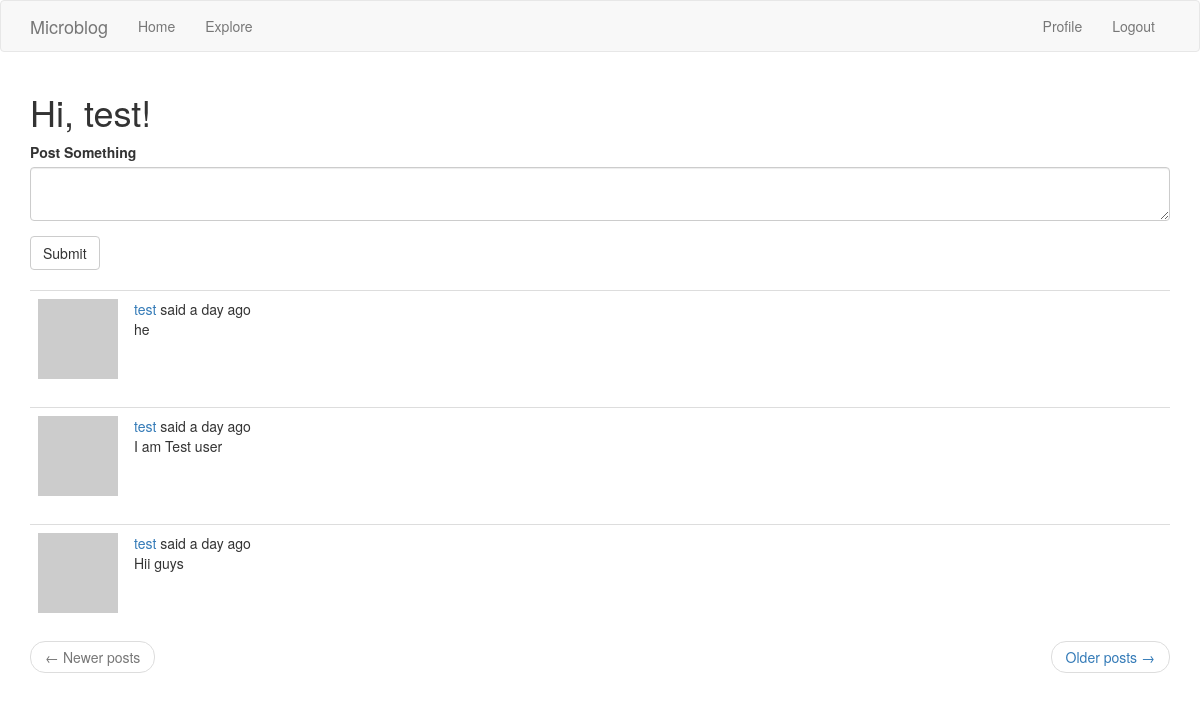
The page /index (signed in) on the database as committed earlier.
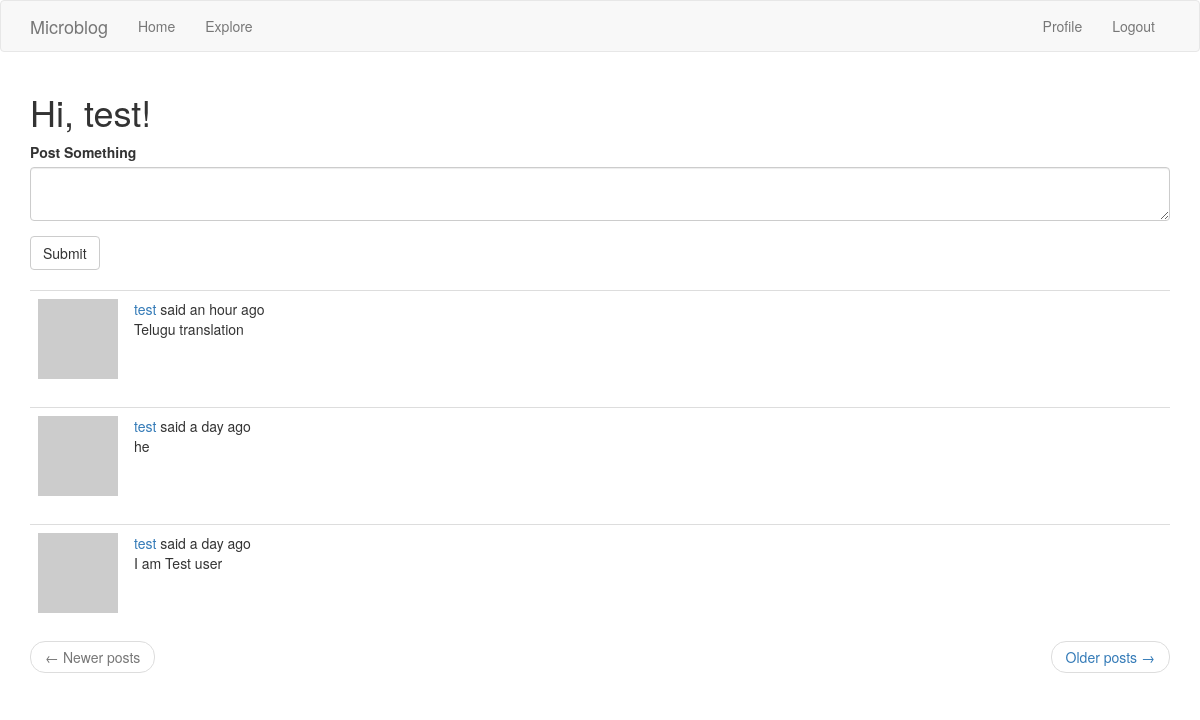
The same page on the database as committed later.
### app/models.py (models this page shows, shortened)
class User(UserMixin, db.Model):
    id              = db.Column(db.Integer, primary_key=True)
    username        = db.Column(db.String(64), index=True, unique=True)
    email           = db.Column(db.String(120), index=True, unique=True)
    password_hash   = db.Column(db.String(128))
    posts           = db.relationship('Post',backref='author',lazy='dynamic')
    about_me        = db.Column(db.String(140))
    last_seen       = db.Column(db.DateTime, default=datetime.utcnow())
    followed        = db.relationship(
        'User', secondary=followers,
        primaryjoin=(followers.c.follower_id == id),
        secondaryjoin=(followers.c.followed_id == id),
        backref=db.backref('followers', lazy='dynamic'), lazy='dynamic')
    def followed_posts(self):
        followed = Post.query.join(
            followers, (followers.c.followed_id == Post.user_id)).filter(
                followers.c.follower_id == self.id)     #followed user posts
        own = Post.query.filter_by(user_id=self.id)     #self posts
        return followed.union(own).order_by(Post.timestamp.desc())  #Timestamp latest post first
    def avatar(self, size):
        md5=hashlib.md5
        digest = md5(self.email.lower().encode('utf-8')).hexdigest()
        return 'https://www.gravatar.com/avatar/{}?d=identicon&s={}'.format(
            digest, size)

class Post(db.Model):
    id          = db.Column(db.Integer,primary_key=True)
    body        = db.Column(db.String(140))
    timestamp   = db.Column(db.DateTime,index=True,default=datetime.utcnow)
    user_id     = db.Column(db.Integer,db.ForeignKey('user.id'))

### app/routes.py (the view)
@app.route('/',methods=['GET','POST'])
@app.route('/index',methods=['GET','POST'])
@login_required
def index():
    form = Postform()
    if form.validate_on_submit():
        post = Post(body=form.post.data,author=current_user)
        db.session.add(post)
        db.session.commit()
        flash(_('Post is live now!!!'))
        return redirect(url_for('index'))
    page     = request.args.get('page',1,type=int)
    posts    = current_user.followed_posts().paginate(page,app.config['POSTS_PER_PAGE'],False)   #pagination
    next_url = url_for('index',page=posts.next_num) if posts.has_next else None
    prev_url = url_for('index',page=posts.prev_num) if posts.has_prev else None
    return render_template('index.html',title='Home',posts=posts.items,form=form,next_url=next_url,prev_url=prev_url)

### app/forms.py
class Postform(FlaskForm):
    post = TextAreaField('Post Something',validators=[DataRequired(),Length(min=1,max=140)])
    submit = SubmitField('Submit')

### app/models.py (called while the page is built)
@login.user_loader
def load_user(id):
    return User.query.get(int(id))

### app/routes.py (called while the page is built)
@app.before_request
def before_request():
    if current_user.is_authenticated:
        current_user.last_seen = datetime.utcnow()
        db.session.commit()
    g.locale = str(get_locale())

### app/templates/index.html
{% extends "base.html" %}
{% import 'bootstrap/wtf.html' as wtf%}
 {% block app_content %}
    <h1>Hi, {{ current_user.username }}!</h1>
    {% if form %}
      {{wtf.quick_form(form)}}
      <br>
    {% endif %}
    {% for post in posts %}
    {%include "_posts.html"%}
    {% endfor %}
    <nav aria-label="...">
       <ul class="pager">
           <li class="previous{% if not prev_url %} disabled{% endif %}">
               <a href="{{ prev_url or '#' }}">
                   <span aria-hidden="true">&larr;</span> Newer posts
               </a>
           </li>
           <li class="next{% if not next_url %} disabled{% endif %}">
               <a href="{{ next_url or '#' }}">
                   Older posts <span aria-hidden="true">&rarr;</span>
               </a>
           </li>
       </ul>
   </nav>
{% endblock %}

### app/templates/base.html (shortened to what this page needs)
{% extends 'bootstrap/base.html' %}
{% block navbar %}
    <nav class="navbar navbar-default">
        <div class="container">
            <div class="navbar-header">
                <a class="navbar-brand" href="{{ url_for('index') }}">Microblog</a>
            </div>
            <div class="collapse navbar-collapse" id="bs-example-navbar-collapse-1">
                <ul class="nav navbar-nav">
                    <li><a href="{{ url_for('index') }}">Home</a></li>
                    <li><a href="{{ url_for('explore') }}">Explore</a></li>
                </ul>
                <ul class="nav navbar-nav navbar-right">
                    {% if current_user.is_anonymous %}
                    <li><a href="{{ url_for('login') }}">Login</a></li>
                    {% else %}
                    <li><a href="{{ url_for('user', username=current_user.username) }}">Profile</a></li>
                    <li><a href="{{ url_for('logout') }}">Logout</a></li>
                    {% endif %}
                </ul>
            </div>
        </div>
    </nav>
{% endblock %}
{% block content %}
    <div class="container">
        {% block app_content %}{% endblock %}
    </div>
{% endblock %}

### app/templates/_posts.html (shortened to what this page needs)
<table class="table table-hover">
    <tr>
        <td width="70px">
            <a href="{{ url_for('user', username=post.author.username) }}">
                <img src="{{ post.author.avatar(70) }}" />
            </a>
        </td>
        <td>
            {{ _('%(username)s said %(when)s',
                    username=user_link, when=moment(post.timestamp).fromNow()) }}
            <br>
            {{ post.body }}
        </td>
    </tr>
</table>

Rows that differ between the two databases and show on the page:
no longer on this page (row unchanged): Post: body "Hii guys"
added Post: body "Telugu translation"
